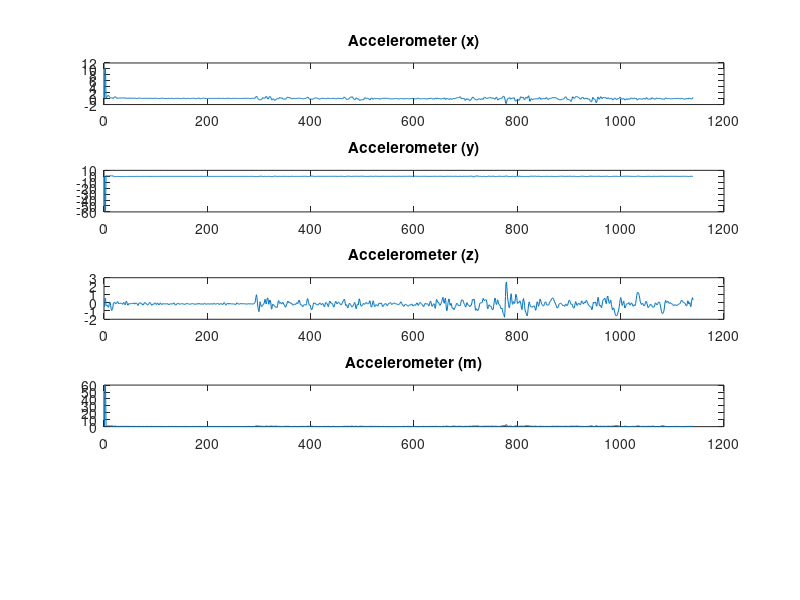
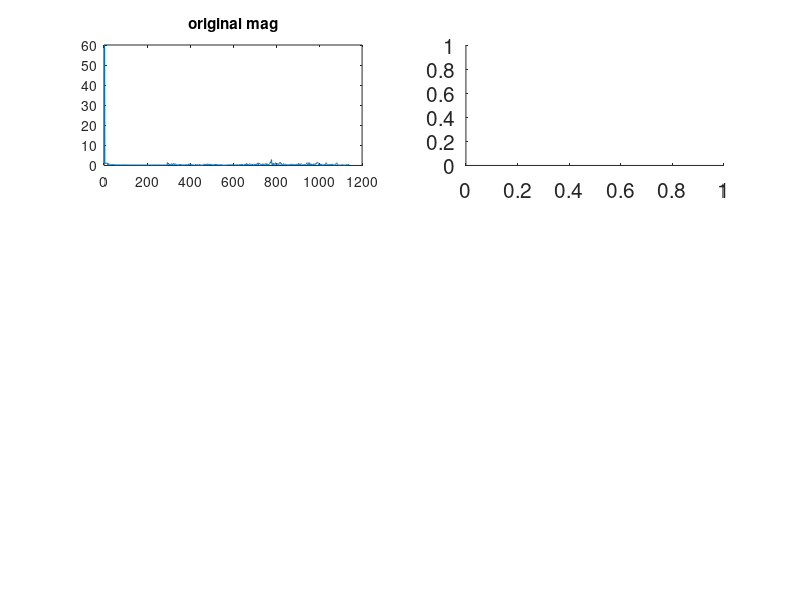

The MATLAB script that drew these images, in order: (Note: this script raises an error after producing the figures.)
close all;

% exponential average for different choices of alpha
alpha_list = [0 0.01 0.1 0.3 0.6 0.9];
smoothingFactor = 4;

acc_raw = csvread('acc_raw_stable.csv');
x = acc_raw(:, 2);
y = acc_raw(:, 3);
z = acc_raw(:, 4);

start_idx = 1000;
sample_num = 3000;

%get a short window from the raw data
%crop = acc_raw(start_idx:start_idx + sample_num-1, :);
crop = acc_raw;

amp = sqrt(sum(crop(:,2:end).^2,2)); % get the amplitude of the signal

% a(:,1) = expsmooth(crop(:,2),alpha_list(5));
% a(:,2) = expsmooth(crop(:,3),alpha_list(5));
% a(:,3) = expsmooth(crop(:,4),alpha_list(5));
% amp = sqrt(sum(a.^2,2)); % get the amplitude of the signal

figure
plot(x); hold on; 
plot(y); hold on; 
plot(z); hold on; 
legend('x','y','z');

num_figure = 5;
subplot(num_figure,1,1)
plot(crop(:,2));
title('Accelerometer (x)');

subplot(num_figure,1,2)
plot(crop(:,3));
title('Accelerometer (y)');

subplot(num_figure,1,3)
plot(crop(:,4));
title('Accelerometer (z)');

subplot(num_figure,1,4)
plot(amp);
title('Accelerometer (m)');

figure
subplot(3,2,1);
plot(amp);
title('original mag')

for i = 2:length(alpha_list)
    subplot(3,2,i);
    set(gca,'FontSize',15);
    plot(expsmooth(amp,alpha_list(i)),'g'); 
    title(sprintf('alpha = %0.1f',alpha_list(i)),'FontSize',16);
end

ampS = expsmooth(amp,alpha_list(smoothingFactor));
ampS = ampS(2:end);

figure
plot(ampS);
hold on;

samplingRate = 50; %50 samples per second
maxStepsPerSec = 5; %Only allow <=5 steps per second
wLength = 1*samplingRate; %3 seconds (50 samples per second)
numWindows = ceil(length(ampS)/wLength);
steps = 0;
zeroCrossings = [];
allZeroCrossings = [];
for i = 1:numWindows
    startInd = (i-1)*wLength + 1;
    endInd = startInd+wLength-1;
    if(endInd > length(ampS))
        endInd = length(ampS);
    end
    windAmp = ampS(startInd:endInd);
    Min = min(windAmp);
    Max = max(windAmp);
    thres = Min + (Max-Min)/2;
    
    line([startInd endInd],[Min Min], 'Color', 'b'); hold on; % plot the min line
    line([startInd endInd],[Max Max], 'Color', 'b'); hold on; % plot the max line
    
    line([startInd endInd],[thres thres], 'Color', 'r'); hold on; % plot the threshold line
    zeroCrossings = startInd + strfind((windAmp > thres), [1 0]); %These are the zero crossings where the signal FALLS BELOW the threshold   
    
    indRemove = [];
    for i = 1:length(zeroCrossings)-1
        if (abs(zeroCrossings(i+1)-zeroCrossings(i))) < (samplingRate/maxStepsPerSec)
            indRemove = [indRemove i i+1];
        end
    end
    disp(['Remove ' num2str(unique(zeroCrossings(indRemove)))])
    % ONLY KEEP ZERO CROSSINGS WHICH ARE GREATER THAT > samplingRate/maxStepsPerSec
    indKeep = setdiff([1:length(zeroCrossings)], indRemove);
    zeroCrossings = zeroCrossings(indKeep);
    
    % ONLY KEEP ZERO CROSSINGS WHICH ARE GREATER THAT > samplingRate/maxStepsPerSec
    indKeep = setdiff([1:length(zeroCrossings)], indRemove);
    zeroCrossings = zeroCrossings(indKeep);
    
    if(length(zeroCrossings)>=maxStepsPerSec || ((Max - Min)<1.5)) %if there are more than max allowable steps per second, then the steps are not valid
        zeroCrossings = [];
    end
    allZeroCrossings = [allZeroCrossings zeroCrossings];
    steps = steps + length(zeroCrossings);
end

plot(allZeroCrossings, ampS(allZeroCrossings), 'x'); hold on;

title(sprintf('Number of steps = %i', steps));


